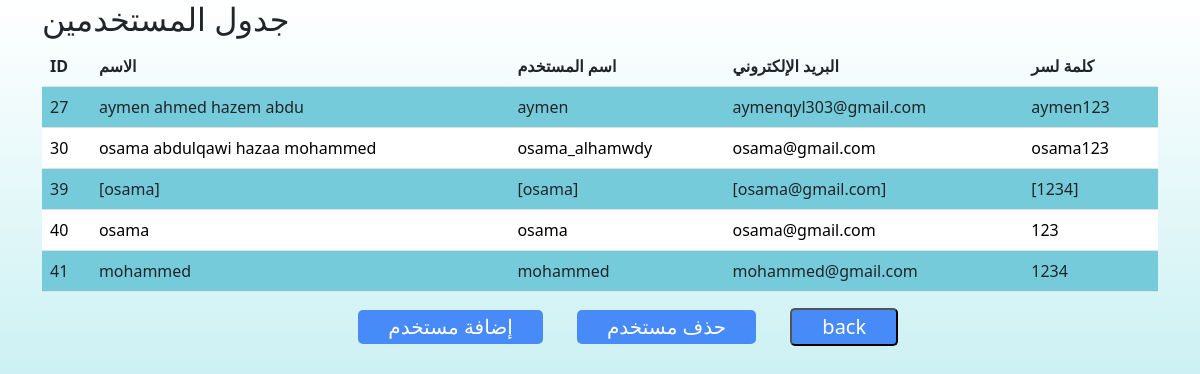
Screenshot of /Login/Admin/admin_options/users_option/users_option.php with the database file from the repository.
### tables this page shows
CREATE TABLE `users` (
  `id` int(11) NOT NULL,
  `username` varchar(200) NOT NULL,
  `name` varchar(200) NOT NULL,
  `email` varchar(50) NOT NULL,
  `password` varchar(50) NOT NULL
);

### Login/Admin/admin_options/users_option/users_option.php (the view, shortened to what this page needs)
<!DOCTYPE html>
<html>
<head>
	<link rel="stylesheet" href="../../../../css/bootstrap.css">
	<link rel="stylesheet" href="../../../../css/option.css">
</head>
<body>
	<div class="container">
		<h2>جدول المستخدمين</h2>
		<table class="table table-striped blue-white">
			<thead>
      <tr><th>ID</th><th>الاسم</th><th> اسم المستخدم</th><th>البريد الإلكتروني</th><th>كلمة لسر</th></tr>
			</thead>
			<tbody>
<?php
$servername = "localhost";
$username = "root";
$password = "";
$dbname = "melion";
$conn = mysqli_connect($servername, $username, $password, $dbname);
		$sql = "SELECT * FROM users";
		$result = mysqli_query($conn, $sql);
		if (mysqli_num_rows($result) > 0) {
			while($row = mysqli_fetch_assoc($result)) {
				echo "<tr><td>".$row["id"]."</td><td>".$row["name"]."</td><td>".$row["username"]."</td><td>".$row["email"]."</td><td>".$row["password"]."</td></tr>";
			}
			echo "</table>";
		} else {
			echo "لا يوجد بيانات متاحة في الجدول";
		}
	?>
<div class="button" id="add">إضافة مستخدم</div>
    <div class="button" id="delete">حذف مستخدم </div>
     <a href="../../admin.php">  <input type="reset" value="back" id="back"> </a>
</body>
</html>

### css/option.css (style rules this page uses)
body { background: linear-gradient(to bottom, #ffffff 0%, #77d9e0 100%); height: 1000px; }
.blue-white tbody tr:nth-child(odd) { background-color: rgb(123, 214, 230); color: white; }
.blue-white tbody tr:nth-child(even) { background-color: white; color: black; }
.button,#back { width: auto; height: auto; background-color: rgb(14, 96, 250,70%); color:white; display: inline-block; margin: 0 15px; position: relative; left: 27%; font-size: 20px; padding: 2px 30px; border-radius: 5px; }

### rows the page displays
users: id "27", name "aymen ahmed hazem abdu", username "aymen", email "aymenqyl303@gmail.com", password "aymen123"
users: id "30", name "osama abdulqawi hazaa mohammed", username "osama_alhamwdy", email "osama@gmail.com", password "osama123"
users: id "39", name "[osama]", username "[osama]", email "[osama@gmail.com]", password "[1234]"
users: id "40", name "osama", username "osama", email "osama@gmail.com", password "123"
users: id "41", name "mohammed", username "mohammed", email "mohammed@gmail.com", password "1234"
